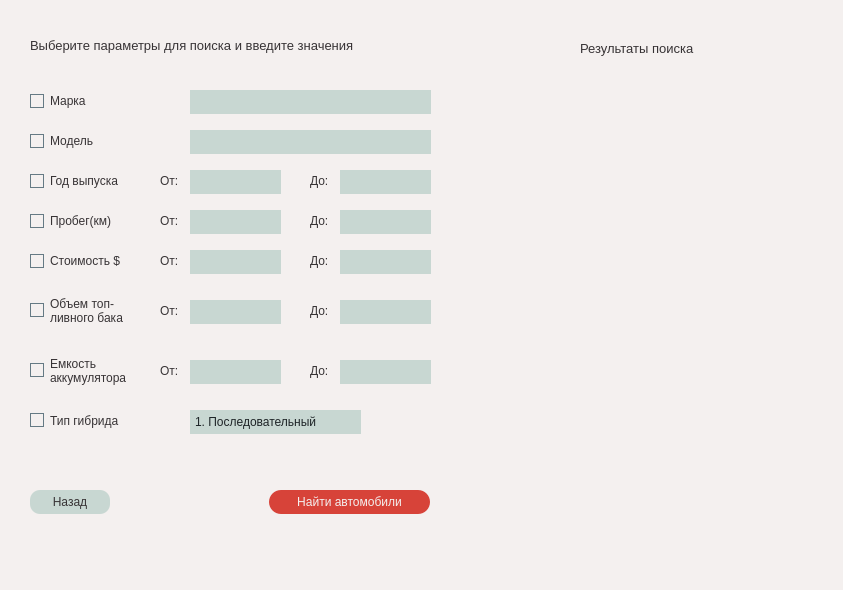
<?xml version="1.0" encoding="UTF-8"?>
<ui version="4.0">
 <class>SearchForCarsWindow</class>
 <widget class="QDialog" name="SearchForCarsWindow">
  <property name="geometry">
   <rect>
    <x>0</x>
    <y>0</y>
    <width>843</width>
    <height>590</height>
   </rect>
  </property>
  <property name="windowTitle">
   <string>Поиск автомобилей в каталоге</string>
  </property>
  <property name="styleSheet">
   <string notr="true">background-color: rgb(244, 240, 239);
font: 600 9pt &quot;Montserrat&quot;;
color: rgb(55, 51, 53);</string>
  </property>
  <widget class="QLabel" name="topLabel">
   <property name="geometry">
    <rect>
     <x>30</x>
     <y>30</y>
     <width>401</width>
     <height>31</height>
    </rect>
   </property>
   <property name="styleSheet">
    <string notr="true">font-size: 10pt;
qproperty-alignment: 'AlignCenter';</string>
   </property>
   <property name="text">
    <string>Выберите параметры для поиска и введите значения</string>
   </property>
  </widget>
  <widget class="QCheckBox" name="yearCheckBox">
   <property name="geometry">
    <rect>
     <x>30</x>
     <y>170</y>
     <width>101</width>
     <height>22</height>
    </rect>
   </property>
   <property name="styleSheet">
    <string notr="true">QCheckBox::indicator {
    border: solid;
	border-color: #657A84;
	border-width: 1px;	
}
QCheckBox::indicator:checked {
	border: none;
	background-color: rgb(215, 67, 57);
}</string>
   </property>
   <property name="text">
    <string>Год выпуска</string>
   </property>
  </widget>
  <widget class="QLabel" name="yearLabelFrom">
   <property name="geometry">
    <rect>
     <x>160</x>
     <y>170</y>
     <width>21</width>
     <height>21</height>
    </rect>
   </property>
   <property name="text">
    <string>От:</string>
   </property>
  </widget>
  <widget class="QLineEdit" name="yearLineEditFrom">
   <property name="geometry">
    <rect>
     <x>190</x>
     <y>170</y>
     <width>91</width>
     <height>24</height>
    </rect>
   </property>
   <property name="styleSheet">
    <string notr="true">color: rgb(55, 51, 53);
font: 600 9pt &quot;Montserrat&quot;;
border-style: solid;
border-width: 0px;
padding: 5px;
background-color: rgb(200, 215, 210);</string>
   </property>
  </widget>
  <widget class="QLabel" name="yearLabelTo">
   <property name="geometry">
    <rect>
     <x>310</x>
     <y>170</y>
     <width>21</width>
     <height>21</height>
    </rect>
   </property>
   <property name="text">
    <string>До:</string>
   </property>
  </widget>
  <widget class="QLabel" name="mileageLabelFrom">
   <property name="geometry">
    <rect>
     <x>160</x>
     <y>210</y>
     <width>21</width>
     <height>21</height>
    </rect>
   </property>
   <property name="text">
    <string>От:</string>
   </property>
  </widget>
  <widget class="QCheckBox" name="mileageCheckBox">
   <property name="geometry">
    <rect>
     <x>30</x>
     <y>210</y>
     <width>101</width>
     <height>22</height>
    </rect>
   </property>
   <property name="styleSheet">
    <string notr="true">QCheckBox::indicator {
    border: solid;
	border-color: #657A84;
	border-width: 1px;	
}
QCheckBox::indicator:checked {
	border: none;
	background-color: rgb(215, 67, 57);
}</string>
   </property>
   <property name="text">
    <string>Пробег(км)</string>
   </property>
  </widget>
  <widget class="QLabel" name="mileageLabelTo">
   <property name="geometry">
    <rect>
     <x>310</x>
     <y>210</y>
     <width>21</width>
     <height>21</height>
    </rect>
   </property>
   <property name="text">
    <string>До:</string>
   </property>
  </widget>
  <widget class="QLineEdit" name="mileageLineEditTo">
   <property name="geometry">
    <rect>
     <x>340</x>
     <y>210</y>
     <width>91</width>
     <height>24</height>
    </rect>
   </property>
   <property name="styleSheet">
    <string notr="true">color: rgb(55, 51, 53);
font: 600 9pt &quot;Montserrat&quot;;
border-style: solid;
border-width: 0px;
padding: 5px;
background-color: rgb(200, 215, 210);</string>
   </property>
  </widget>
  <widget class="QLineEdit" name="mileageLineEditFrom">
   <property name="geometry">
    <rect>
     <x>190</x>
     <y>210</y>
     <width>91</width>
     <height>24</height>
    </rect>
   </property>
   <property name="styleSheet">
    <string notr="true">color: rgb(55, 51, 53);
font: 600 9pt &quot;Montserrat&quot;;
border-style: solid;
border-width: 0px;
padding: 5px;
background-color: rgb(200, 215, 210);</string>
   </property>
  </widget>
  <widget class="QLabel" name="priceLabelFrom">
   <property name="geometry">
    <rect>
     <x>160</x>
     <y>250</y>
     <width>21</width>
     <height>21</height>
    </rect>
   </property>
   <property name="text">
    <string>От:</string>
   </property>
  </widget>
  <widget class="QCheckBox" name="priceCheckBox">
   <property name="geometry">
    <rect>
     <x>30</x>
     <y>250</y>
     <width>101</width>
     <height>22</height>
    </rect>
   </property>
   <property name="styleSheet">
    <string notr="true">QCheckBox::indicator {
    border: solid;
	border-color: #657A84;
	border-width: 1px;	
}
QCheckBox::indicator:checked {
	border: none;
	background-color: rgb(215, 67, 57);
}</string>
   </property>
   <property name="text">
    <string>Стоимость $</string>
   </property>
  </widget>
  <widget class="QLabel" name="priceLabelTo">
   <property name="geometry">
    <rect>
     <x>310</x>
     <y>250</y>
     <width>21</width>
     <height>21</height>
    </rect>
   </property>
   <property name="text">
    <string>До:</string>
   </property>
  </widget>
  <widget class="QLineEdit" name="priceLineEditTo">
   <property name="geometry">
    <rect>
     <x>340</x>
     <y>250</y>
     <width>91</width>
     <height>24</height>
    </rect>
   </property>
   <property name="styleSheet">
    <string notr="true">color: rgb(55, 51, 53);
font: 600 9pt &quot;Montserrat&quot;;
border-style: solid;
border-width: 0px;
padding: 5px;
background-color: rgb(200, 215, 210);</string>
   </property>
  </widget>
  <widget class="QLineEdit" name="priceLineEditFrom">
   <property name="geometry">
    <rect>
     <x>190</x>
     <y>250</y>
     <width>91</width>
     <height>24</height>
    </rect>
   </property>
   <property name="styleSheet">
    <string notr="true">color: rgb(55, 51, 53);
font: 600 9pt &quot;Montserrat&quot;;
border-style: solid;
border-width: 0px;
padding: 5px;
background-color: rgb(200, 215, 210);</string>
   </property>
  </widget>
  <widget class="QLabel" name="fuelLabelFrom">
   <property name="geometry">
    <rect>
     <x>160</x>
     <y>300</y>
     <width>21</width>
     <height>21</height>
    </rect>
   </property>
   <property name="text">
    <string>От:</string>
   </property>
  </widget>
  <widget class="QCheckBox" name="fuelCheckBox">
   <property name="geometry">
    <rect>
     <x>30</x>
     <y>290</y>
     <width>111</width>
     <height>41</height>
    </rect>
   </property>
   <property name="styleSheet">
    <string notr="true">QCheckBox::indicator {
    border: solid;
	border-color: #657A84;
	border-width: 1px;	
}
QCheckBox::indicator:checked {
	border: none;
	background-color: rgb(215, 67, 57);
}</string>
   </property>
   <property name="text">
    <string>Объем топ-
ливного бака</string>
   </property>
  </widget>
  <widget class="QLabel" name="fuelLabelTo">
   <property name="geometry">
    <rect>
     <x>310</x>
     <y>300</y>
     <width>21</width>
     <height>21</height>
    </rect>
   </property>
   <property name="text">
    <string>До:</string>
   </property>
  </widget>
  <widget class="QLineEdit" name="fuelLineEditTo">
   <property name="geometry">
    <rect>
     <x>340</x>
     <y>300</y>
     <width>91</width>
     <height>24</height>
    </rect>
   </property>
   <property name="styleSheet">
    <string notr="true">color: rgb(55, 51, 53);
font: 600 9pt &quot;Montserrat&quot;;
border-style: solid;
border-width: 0px;
padding: 5px;
background-color: rgb(200, 215, 210);</string>
   </property>
  </widget>
  <widget class="QLineEdit" name="fuelLineEditFrom">
   <property name="geometry">
    <rect>
     <x>190</x>
     <y>300</y>
     <width>91</width>
     <height>24</height>
    </rect>
   </property>
   <property name="styleSheet">
    <string notr="true">color: rgb(55, 51, 53);
font: 600 9pt &quot;Montserrat&quot;;
border-style: solid;
border-width: 0px;
padding: 5px;
background-color: rgb(200, 215, 210);</string>
   </property>
  </widget>
  <widget class="QLineEdit" name="yearLineEditTo">
   <property name="geometry">
    <rect>
     <x>340</x>
     <y>170</y>
     <width>91</width>
     <height>24</height>
    </rect>
   </property>
   <property name="styleSheet">
    <string notr="true">color: rgb(55, 51, 53);
font: 600 9pt &quot;Montserrat&quot;;
border-style: solid;
border-width: 0px;
padding: 5px;
background-color: rgb(200, 215, 210);</string>
   </property>
  </widget>
  <widget class="QLabel" name="batteryLabelTo">
   <property name="geometry">
    <rect>
     <x>310</x>
     <y>360</y>
     <width>21</width>
     <height>21</height>
    </rect>
   </property>
   <property name="text">
    <string>До:</string>
   </property>
  </widget>
  <widget class="QLineEdit" name="batteryLineEditFrom">
   <property name="geometry">
    <rect>
     <x>190</x>
     <y>360</y>
     <width>91</width>
     <height>24</height>
    </rect>
   </property>
   <property name="styleSheet">
    <string notr="true">color: rgb(55, 51, 53);
font: 600 9pt &quot;Montserrat&quot;;
border-style: solid;
border-width: 0px;
padding: 5px;
background-color: rgb(200, 215, 210);</string>
   </property>
  </widget>
  <widget class="QLineEdit" name="batteryLineEditTo">
   <property name="geometry">
    <rect>
     <x>340</x>
     <y>360</y>
     <width>91</width>
     <height>24</height>
    </rect>
   </property>
   <property name="styleSheet">
    <string notr="true">color: rgb(55, 51, 53);
font: 600 9pt &quot;Montserrat&quot;;
border-style: solid;
border-width: 0px;
padding: 5px;
background-color: rgb(200, 215, 210);</string>
   </property>
  </widget>
  <widget class="QLabel" name="batteryLabelFrom">
   <property name="geometry">
    <rect>
     <x>160</x>
     <y>360</y>
     <width>21</width>
     <height>21</height>
    </rect>
   </property>
   <property name="text">
    <string>От:</string>
   </property>
  </widget>
  <widget class="QCheckBox" name="batteryCheckBox">
   <property name="geometry">
    <rect>
     <x>30</x>
     <y>350</y>
     <width>111</width>
     <height>41</height>
    </rect>
   </property>
   <property name="styleSheet">
    <string notr="true">QCheckBox::indicator {
    border: solid;
	border-color: #657A84;
	border-width: 1px;	
}
QCheckBox::indicator:checked {
	border: none;
	background-color: rgb(215, 67, 57);
}</string>
   </property>
   <property name="text">
    <string>Емкость
аккумулятора</string>
   </property>
  </widget>
  <widget class="QCheckBox" name="brandCheckBox">
   <property name="geometry">
    <rect>
     <x>30</x>
     <y>90</y>
     <width>101</width>
     <height>22</height>
    </rect>
   </property>
   <property name="styleSheet">
    <string notr="true">QCheckBox::indicator {
    border: solid;
	border-color: #657A84;
	border-width: 1px;	
}
QCheckBox::indicator:checked {
	border: none;
	background-color: rgb(215, 67, 57);
}</string>
   </property>
   <property name="text">
    <string>Марка</string>
   </property>
  </widget>
  <widget class="QLineEdit" name="brandLineEdit">
   <property name="geometry">
    <rect>
     <x>190</x>
     <y>90</y>
     <width>241</width>
     <height>24</height>
    </rect>
   </property>
   <property name="styleSheet">
    <string notr="true">color: rgb(55, 51, 53);
font: 600 9pt &quot;Montserrat&quot;;
border-style: solid;
border-width: 0px;
padding: 5px;
background-color: rgb(200, 215, 210);</string>
   </property>
  </widget>
  <widget class="QCheckBox" name="modelCheckBox">
   <property name="geometry">
    <rect>
     <x>30</x>
     <y>130</y>
     <width>101</width>
     <height>22</height>
    </rect>
   </property>
   <property name="styleSheet">
    <string notr="true">QCheckBox::indicator {
    border: solid;
	border-color: #657A84;
	border-width: 1px;	
}
QCheckBox::indicator:checked {
	border: none;
	background-color: rgb(215, 67, 57);
}</string>
   </property>
   <property name="text">
    <string>Модель</string>
   </property>
  </widget>
  <widget class="QLineEdit" name="modelLineEdit">
   <property name="geometry">
    <rect>
     <x>190</x>
     <y>130</y>
     <width>241</width>
     <height>24</height>
    </rect>
   </property>
   <property name="styleSheet">
    <string notr="true">color: rgb(55, 51, 53);
font: 600 9pt &quot;Montserrat&quot;;
border-style: solid;
border-width: 0px;
padding: 5px;
background-color: rgb(200, 215, 210);</string>
   </property>
  </widget>
  <widget class="QCheckBox" name="hybridTypeCheckBox">
   <property name="geometry">
    <rect>
     <x>30</x>
     <y>410</y>
     <width>111</width>
     <height>21</height>
    </rect>
   </property>
   <property name="styleSheet">
    <string notr="true">QCheckBox::indicator {
    border: solid;
	border-color: #657A84;
	border-width: 1px;	
}
QCheckBox::indicator:checked {
	border: none;
	background-color: rgb(215, 67, 57);
}</string>
   </property>
   <property name="text">
    <string>Тип гибрида</string>
   </property>
  </widget>
  <widget class="QComboBox" name="hybridTypeComboBox">
   <property name="geometry">
    <rect>
     <x>190</x>
     <y>410</y>
     <width>171</width>
     <height>24</height>
    </rect>
   </property>
   <property name="styleSheet">
    <string notr="true">QComboBox 
{
	color: rgb(30, 36, 39);
	font: 600 9pt &quot;Montserrat&quot;;
	border-style: solid;
	border-width: 0px;
	background-color: rgb(200, 215, 210);
	padding: 5px
}
QComboBox::drop-down
{
	border:none;
}
QComboBox::down-arrow
{
	image: url(:/rcs/free-icon-down-arrow-2985150.png);
	width:10px;
	height:10px;
	margin-right: 7px;
}</string>
   </property>
   <item>
    <property name="text">
     <string>1. Последовательный</string>
    </property>
   </item>
   <item>
    <property name="text">
     <string>2. Параллельный</string>
    </property>
   </item>
  </widget>
  <widget class="QListWidget" name="listWidget">
   <property name="geometry">
    <rect>
     <x>480</x>
     <y>90</y>
     <width>331</width>
     <height>411</height>
    </rect>
   </property>
   <property name="styleSheet">
    <string notr="true">QListWidget {
background-color: rgb(244, 240, 239);
border: none;
border-radius: 15px;
font: 600 9pt &quot;Montserrat&quot;;
}
QListWidget::item:selected 
{
	background-color: #E0E8E6; 
	border-radius: 12px; 
	padding: 2px; 
	border: none 
}</string>
   </property>
  </widget>
  <widget class="QPushButton" name="backPushButton">
   <property name="geometry">
    <rect>
     <x>30</x>
     <y>490</y>
     <width>80</width>
     <height>24</height>
    </rect>
   </property>
   <property name="styleSheet">
    <string notr="true">QPushButton:hover
{
	background-color: #9AB6AC;
}
QPushButton{
	color: rgb(55, 51, 53);
	font: 600 10pt &quot;Montserrat&quot;;
	border-radius: 10px;
	border-style: solid;
	border-width: 0px;
	background-color: rgb(200, 215, 210);
	padding: 5px;
}

</string>
   </property>
   <property name="text">
    <string>Назад</string>
   </property>
  </widget>
  <widget class="QPushButton" name="searchPushButton">
   <property name="geometry">
    <rect>
     <x>269</x>
     <y>490</y>
     <width>161</width>
     <height>24</height>
    </rect>
   </property>
   <property name="styleSheet">
    <string notr="true">QPushButton:hover
{
	background-color: #CC3329;
}
QPushButton{
	color: rgb(244, 240, 239);
	font: 600 10pt &quot;Montserrat&quot;;
	border-radius: 12px;
	border-style: solid;
	border-width: 0px;
	background-color: rgb(215, 67, 57);
	padding: 5px;
}</string>
   </property>
   <property name="text">
    <string>Найти автомобили</string>
   </property>
  </widget>
  <widget class="QLabel" name="searchLabel">
   <property name="geometry">
    <rect>
     <x>580</x>
     <y>40</y>
     <width>151</width>
     <height>16</height>
    </rect>
   </property>
   <property name="styleSheet">
    <string notr="true">font-size:10pt;</string>
   </property>
   <property name="text">
    <string>Результаты поиска</string>
   </property>
  </widget>
  <widget class="QLabel" name="warningLabel">
   <property name="geometry">
    <rect>
     <x>30</x>
     <y>460</y>
     <width>401</width>
     <height>16</height>
    </rect>
   </property>
   <property name="styleSheet">
    <string notr="true">color: #CC3329;;</string>
   </property>
   <property name="text">
    <string/>
   </property>
  </widget>
 </widget>
 <resources>
  <include location="resource.qrc"/>
 </resources>
 <connections/>
</ui>
